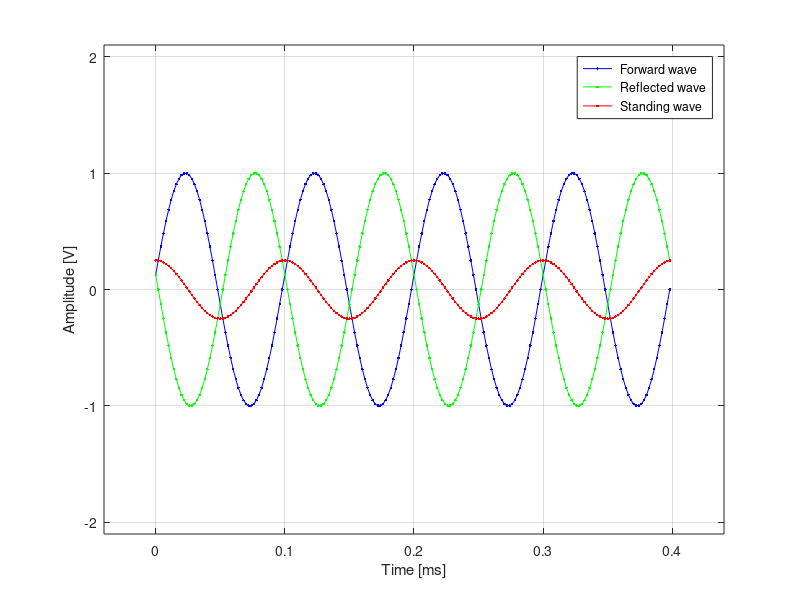

Source code (MATLAB):

close all; clearvars; clc

%% PARAMETERS

Fc = 10e3;                              % Carrier frequency [Hz]
osf = 50;                               % Oversampling factor
A = 1;                                  % Amplitude [V]
Np = 4;                                 % Number of waveform periods to be depicted in each figure
Tsc = 1e3;                              % Time scaling factor
SimMode = 'PLOT';                       % Simulation mode (choose GIF or PLOT)


%% TIME SIMULATION

Fs = osf*Fc;                            % Sample rate [Sa/s]
Ttot = Np/Fc;                           % Simulation time interval [s]
Time = 0:1/Fs:Ttot-1/Fs;                % Time axis

SgnFwd = A*sin(2*pi*Fc*Time);           % Forward wave
SgnRef = -SgnFwd;                       % Reflected wave

switch SimMode
    case 'GIF'
        FileName = 'StandingWave.gif';
        GifDelay = 0.15;                 % Delay among consecutive frames for the .gif image
    case 'PLOT'
        Tpause = 1/osf;                 % Pause time [s]
        figure; box on                  % Initialize image
    otherwise
        error('Invalid SimMode')
end

for i = 1:osf

    if strcmp(SimMode,'PLOT')
        
        plot(Time*Tsc,SgnFwd,'b.-',Time*Tsc,SgnRef,'g.-',Time*Tsc,SgnFwd+SgnRef,'r.-')
        xlabel('Time [ms]'); ylabel('Amplitude [V]')
        legend(' Forward wave',' Reflected wave',' Standing wave')
        axis([Ttot*Tsc*[-1/10 11/10] 2.1*A*[-1 1]]); grid on;
        drawnow
        pause(Tpause)
          
    else
        
        Fig = figure;
        hold on; box on
        plot(Time*Tsc,SgnFwd,'b.-')
        plot(Time*Tsc,SgnRef,'g.-')
        plot(Time*Tsc,SgnFwd+SgnRef,'r.-')
        xlabel('Time [ms]'); ylabel('Amplitude [V]')
        legend(' Forward wave',' Reflected wave',' Standing wave')
        axis([Ttot*Tsc*[-1/10 11/10] 2.1*A*[-1 1]])
        grid on; hold off;
        RgbFrame = getframe(Fig);
        RgbImage = frame2im(RgbFrame);
        [IndImage,ColMap] = rgb2ind(RgbImage,256);
        if i == 1
            imwrite(IndImage,ColMap,FileName,'gif', 'Loopcount',inf);
        else
            imwrite(IndImage,ColMap,FileName,'gif','WriteMode','append','DelayTime',GifDelay);
        end
        close(Fig);
            
    end
    
    SgnFwd = [SgnFwd(end) SgnFwd(1:end-1)];         % Update the forward wave
    SgnRef = [SgnRef(2:end) SgnRef(1)];             % Update the reflected wave

end
